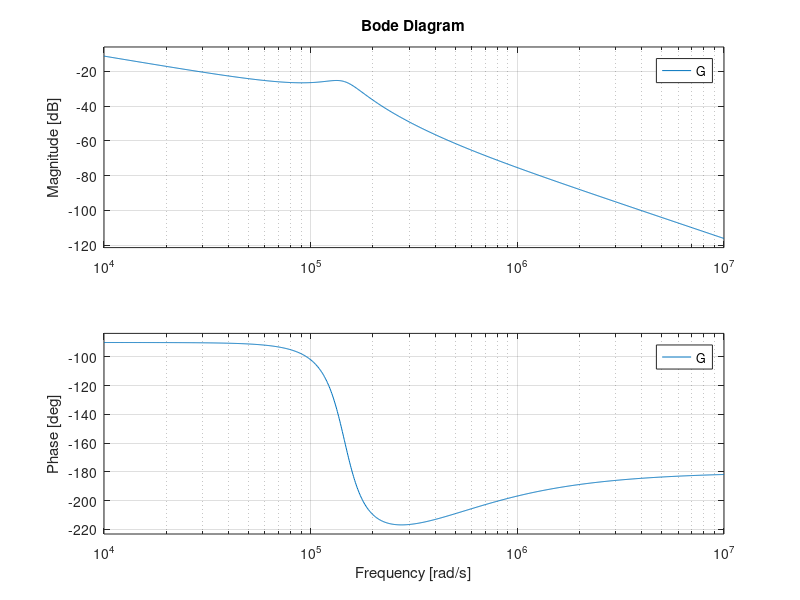

MATLAB code for this plot: (Note: this script raises an error after producing the figure.)
Lg = 2.694791315001111E-4;
Li = 3.655669577556767E-4;
Cf = 1.855238094029786E-5;
Rd = 0.9638785874259721;

s = tf('s');

G = 1 / (1 + (s^2 * Cf * Lg) / (s * Cf * Rd + 1));
G1 = 1 / (s*Lg*( 1 + Li * (Lg + Rd + 1 / (s*Cf)) /  (Rd + 1 / (s*Cf) / Lg)) );

num = Rd * Cf * s + 1;
den = s^3*Li*Lg*Cf + s^2*(Li*Rd*Cf+Lg*Rd*Cf)+s*(Lg+Li);
G2 = num / den;

Lg = 0.0024;
num = Rd * Cf * s + 1;
den = s^3*Li*Lg*Cf + s^2*(Li*Rd*Cf+Lg*Rd*Cf)+s*(Lg+Li);
G3 = num / den;

bode(G2, G3);

%% Diseño de referencia
Lg = 10.3e-6;
Li = 360e-6;
Cf = 4.7e-6;
Rd = 0.58;

s = tf('s');

num = Rd * Cf * s + 1;
den = s^3*Li*Lg*Cf + s^2*(Li*Rd*Cf+Lg*Rd*Cf)+s*(Lg+Li);
G = num / den;

bode(G);


%%
fname = 'data_filtro_emi.json'; 
fid = fopen(fname); 
raw = fread(fid,inf); 
str = char(raw'); 
fclose(fid); 
val = jsondecode(str);

Lg = str2double(val.Lgrid) * 1e-6;
Li = str2double(val.Linv) * 1e-6;
Cf = str2double(val.Cf) * 1e-6;
Rd = str2double(val.Rd);

s = tf('s');

num = Rd * Cf * s + 1;
den = s^3*Li*Lg*Cf + s^2*(Li*Rd*Cf+Lg*Rd*Cf)+s*(Lg+Li);
G = num / den;

bode(G);

%%
w = logspace(0, 5, 100) * 2 * pi;
[mag, w_out] = freqresp(G, w);

frecs = w_out / 2 / pi;
mags = 20 * log10(abs(squeeze(mag(1,1,:))));
T = table(frecs, mags, 'VariableNames', {'f', 'mag'});
writetable(T, 'bode_table.csv');
